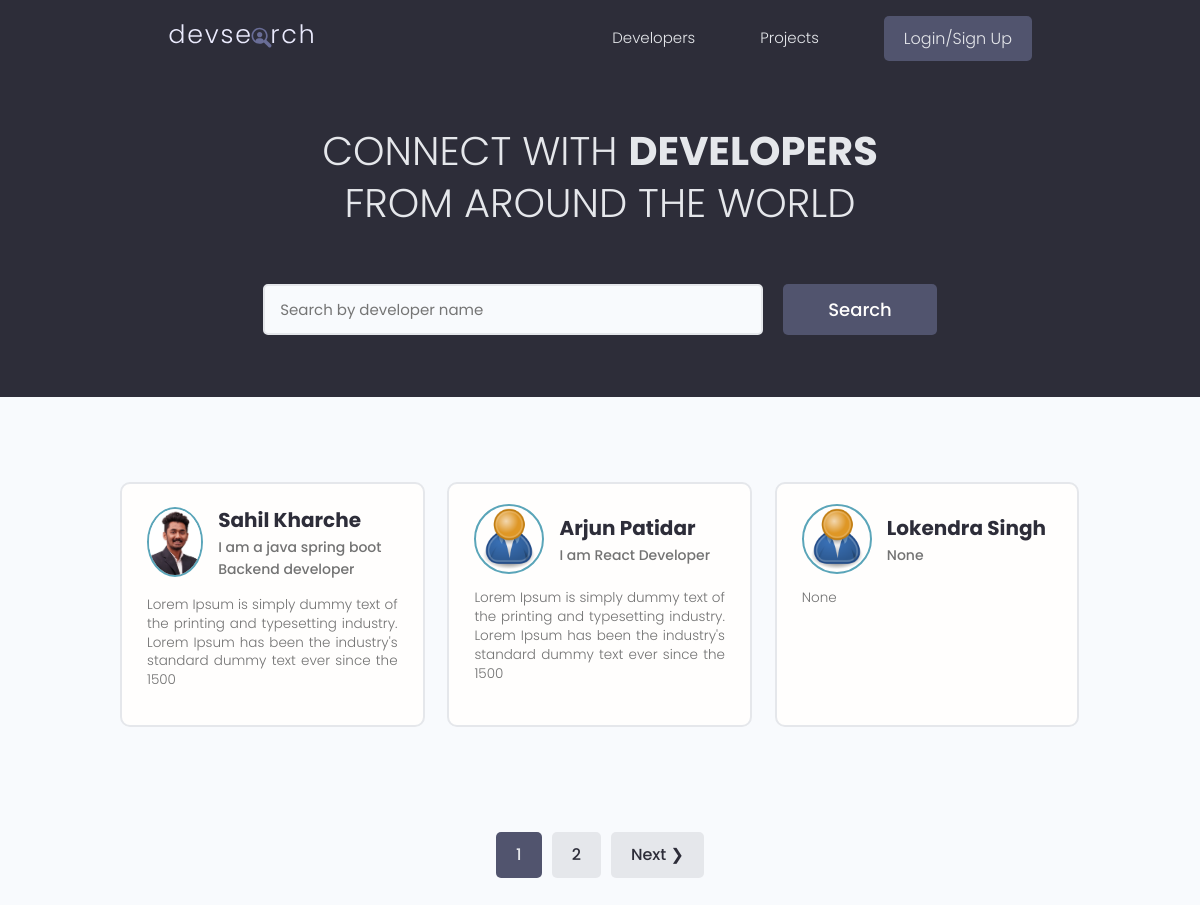
The page / on the database its author committed.
### users/models.py (models this page shows, shortened)
class Profile(models.Model):
    user = models.OneToOneField(
        User, on_delete=models.CASCADE, null=True, blank=True)
    name = models.CharField(max_length=200, blank=True, null=True)
    email = models.EmailField(max_length=500, blank=True, null=True)
    username = models.CharField(max_length=200, blank=True, null=True)
    location = models.CharField(max_length=200, blank=True, null=True)
    short_intro = models.CharField(max_length=200, blank=True, null=True)
    bio = models.TextField(blank=True, null=True)
    profile_image = models.ImageField(
        null=True, blank=True, upload_to='profiles/', default="profiles/user-default.png")
    social_github = models.CharField(max_length=200, blank=True, null=True)
    social_twitter = models.CharField(max_length=200, blank=True, null=True)
    social_linkedin = models.CharField(max_length=200, blank=True, null=True)
    social_youtube = models.CharField(max_length=200, blank=True, null=True)
    social_website = models.CharField(max_length=200, blank=True, null=True)
    created = models.DateTimeField(auto_now_add=True)
    id = models.UUIDField(default=uuid.uuid4, unique=True,
                          primary_key=True, editable=False)
    class Meta:
        ordering = ['created']
    @property
    def imageURL(self):
        try:
            url = self.profile_image.url
        except:
            url = ''
        return url

### users/views.py (the view)
# urls.py: path('', views.profiles, name="profiles"),
def profiles(request):
    profiles, search_query = searchProfiles(request)
    custom_range, profiles = paginateProfiles(request, profiles, 3)
    context = {'profiles': profiles, 'search_query': search_query,
               'custom_range': custom_range}
    return render(request, 'users/profiles.html', context)

### users/utils.py (called while the page is built)
def paginateProfiles(request, profiles, results):
    page = request.GET.get('page')
    paginator = Paginator(profiles, results)
    try:
        profiles = paginator.page(page)
    except PageNotAnInteger:
        page = 1
        profiles = paginator.page(page)
    except EmptyPage:
        page = paginator.num_pages
        profiles = paginator.page(page)
    leftIndex = (int(page) - 4)
    if leftIndex < 1:
        leftIndex = 1
    rightIndex = (int(page) + 5)
    if rightIndex > paginator.num_pages:
        rightIndex = paginator.num_pages + 1
    custom_range = range(leftIndex, rightIndex)
    return custom_range, profiles

def searchProfiles(request):
    search_query = ''
    if request.GET.get('search_query'):
        search_query = request.GET.get('search_query')
    skills = Skill.objects.filter(name__icontains=search_query)
    profiles = Profile.objects.distinct().filter(
        Q(name__icontains=search_query) |
        Q(short_intro__icontains=search_query) |
        Q(skill__in=skills)
    )
    return profiles, search_query

### users/templates/users/profiles.html (shortened to what this page needs)
{% extends 'main.html' %}
{% block content %}
<main class="home">
    <section class="hero-section text-center">
        <div class="container container--narrow">
            <div class="hero-section__box">
                <h2>CONNECT WITH <span>DEVELOPERS</span></h2>
                <h2>FROM AROUND THE WORLD</h2>
            </div>
            <div class="hero-section__search">
                <form id="searchForm" class="form" action="{% url 'profiles' %}" method="get">
                    <div class="form__field">
                        <input class="input input--text" id="formInput#search" type="text" name="search_query"
                            value="{{search_query}}" placeholder="Search by developer name" />
                    </div>
                    <input class="btn btn--sub btn--lg" type="submit" value="Search" />
                </form>
            </div>
        </div>
    </section>
    <section class="devlist">
        <div class="container">
            <div class="grid grid--three">
                {% for profile in profiles %}
                <div class="column card">
                    <div class="dev">
                        <a href="{% url 'user-profile' profile.id %}" class="card__body">
                            <div class="dev__profile">
                                <img class="avatar avatar--md" src="{{ profile.imageURL }}" alt="image" />
                                <div class="dev__meta">
                                    <h3>{{profile.name}}</h3>
                                    <h5>{{profile.short_intro|slice:"60"}}</h5>
                                </div>
                            </div>
                            <p class="dev__info">{{profile.bio|slice:"150"}}</p>
                        </a>
                    </div>
                </div>
                {% endfor %}
            </div>
        </div>
    </section>
    {% include 'pagination.html' with queryset=profiles custom_range=custom_range %}
</main>
{% endblock content %}

### static/styles/app.css (style rules this page uses)
:root { --color-sub: #2d2d39; }
.btn--sub { background-color: var(--color-sub-light); }
.card { border: 2px solid var(--color-light); }
img { width: 100%; }
.hero-section { height: 40vh; display: flex; align-items: center; background-color: var(--color-sub); }
.hero-section__box { margin-bottom: 4rem; }
.hero-section__box > h2, .hero-section__box > h2 > span { font-size: 4rem; color: var(--color-light); line-height: 1.3; text-transform: uppercase; }
.hero-section__box > h2 { font-weight: 300; }
.hero-section__box > h2 > span { font-weight: 700; }
.hero-section__search > .form { display: flex; align-items: center; justify-content: center; gap: 2rem; }
.hero-section__search > .form input.input--text { width: 50rem; }
.devlist { margin-top: 8rem; }
.devlist .grid { align-items: stretch; }
.devlist .dev .dev__profile { display: flex; align-items: center; gap: 1.5rem; }
.devlist .dev .dev__meta h3 { color: var(--color-sub); font-size: 2rem; font-weight: 700; }
.devlist .dev .dev__meta h5 { color: var(--color-text); font-size: 1.4rem; font-weight: 500; }
.devlist .dev .dev__info { margin: 1.5rem 0; font-size: 1.35rem; line-height: 1.4; text-align: justify; }

### static/uikit/styles/modules/_variables.css (style rules this page uses)
:root { --color-main: #5aa5b9; --color-main-light: #e6faff; --color-sub: #3f4156; --color-sub-light: #51546e; --color-sub-lighter: #ededfd; --color-text: #737373; --color-gray: #8b8b8b; --color-light: #e5e7eb; --color-light-gray: #767676; --color-bg: #f8fafd; --color-white: #fffefd; --color-white-light: #f3f3f3; --color-success: #359e64; --color-success-bg: #def8e8; --color-error: #fc4b0b; --color-error-bg: #fff2ee; --font-base: 'Poppins', arial, helvetica, 'Segoe UI', roboto, ubuntu, sans-serif; --font-monospace: 'Fira Code', 'Courier New', courier, monospace; --font-regular: 300; --font-medium: 500; --font-bold: 700; --generic-shadow: 1px 1px 5px #00000010; --generic-transition: all 0.3s ease-in-out; }

### static/uikit/styles/modules/_base.css (style rules this page uses)
* { margin: 0; padding: 0; box-sizing: border-box; text-rendering: optimizeLegibility; color: inherit; font-size: inherit; }
html { font-size: 50%; }
@media only screen and (min-width: 480px) { html { font-size: 56.25%; } }
@media only screen and (min-width: 1200px) { html { font-size: 62.5%; } }
body { line-height: 1.6; font-weight: 400; font-size: 1.5rem; color: var(--color-text); background-color: var(--color-bg); min-height: 100vh; }

### static/uikit/styles/modules/_typography.css (style rules this page uses)
* { font-family: var(--font-base); }
h2 { font-size: 3.6rem; font-weight: var(--font-bold); }
h3 { font-size: 3.2rem; font-weight: var(--font-medium); }
h5 { font-size: 2.4rem; font-weight: var(--font-medium); }
h5, h6 { font-weight: var(--font-regular); }
p, span, strong { font-size: 1.6rem; color: var(--color-text); font-weight: var(--font-regular); }
a { padding-bottom: 2px; text-decoration: none; display: inline-block; color: var(--color-main); font-weight: var(--font-medium); }

### static/uikit/styles/modules/_utilities.css (style rules this page uses)
.container { width: 92%; max-width: 165rem; margin: 0 auto; box-sizing: border-box; }
.container--narrow { width: 92%; max-width: 120rem; }
@media screen and (min-width: 1000px) { .container { width: 90%; } }
@media screen and (min-width: 1000px) { .container--narrow { width: 85%; } }
@media screen and (min-width: 1200px) { .container { width: 80%; } }
@media screen and (min-width: 1200px) { .container--narrow { width: 72%; } }
.text-center { text-align: center; }

### static/uikit/styles/modules/_avatar.css (style rules this page uses)
.avatar { border-radius: 50%; border: 2px solid var(--color-main); object-fit: cover; }
.avatar--md { height: 7rem; width: 7rem; }

### static/uikit/styles/modules/_button.css (style rules this page uses)
.btn { display: inline-block; position: relative; cursor: pointer; background-color: var(--color-light); font-weight: var(--font-medium); color: var(--color-sub); text-decoration: none; padding: 1rem 2rem; border-radius: 0.5rem; border: none; width: -webkit-fit-content; width: -moz-fit-content; width: fit-content; height: -webkit-fit-content; height: -moz-fit-content; height: fit-content; font-size: 1.6rem; outline-width: 0; outline-color: transparent; -webkit-backface-visibility: hidden; backface-visibility: hidden; transition: all 0.3s ease-in-out; }
.btn--sub { background-color: var(--color-sub); color: var(--color-white); }
.btn--lg { font-size: 1.8rem; padding: 1.2rem 4.5rem; }

### static/uikit/styles/modules/_card.css (style rules this page uses)
.card { border-radius: 1rem; background-color: var(--color-white); border: 1.5px solid var(--color-light); width: auto; height: auto; margin-top: 0.5rem; margin-bottom: 0.5rem; overflow: hidden; }
.card__body, .card__header { padding: 2rem 2.5rem; }

### rows shown on the page
Profile: imageURL (picture), name "Sahil Kharche", short_intro "I am a java spring boot Backend developer", bio "Lorem Ipsum is simply dummy text of the printing and typesetting industry. Lorem Ipsum has been the industry's standard dummy text ever since the 1500"
Profile: imageURL (placeholder picture), name "Arjun Patidar", short_intro "I am React Developer", bio "Lorem Ipsum is simply dummy text of the printing and typesetting industry. Lorem Ipsum has been the industry's standard dummy text ever since the 1500"
Profile: imageURL (placeholder picture), name "Lokendra Singh", short_intro "None", bio "None"

### other values the page prints
{{ page }} "1"
{{ page }} "2"
